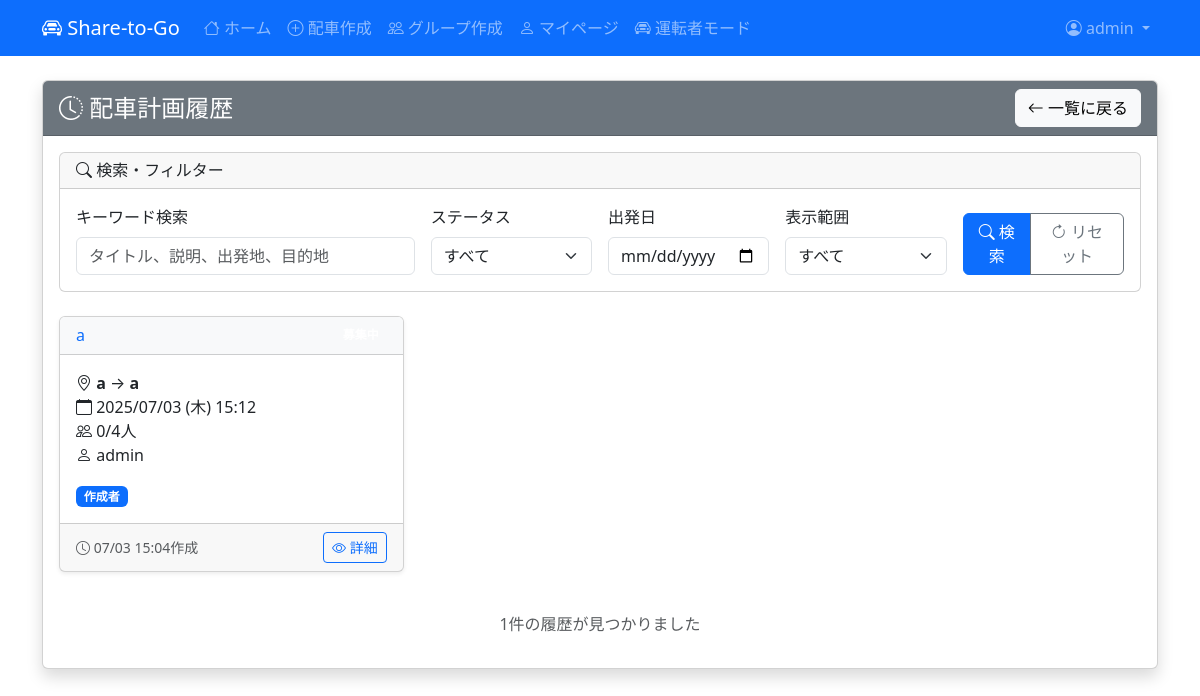
Page /history/ (signed in) on the committed database.
### rides/models.py (models this page shows, shortened)
class RidePlan(models.Model):
    STATUS_CHOICES = [
        ('active', '募集中'),
        ('full', '定員満員'),
        ('cancelled', 'キャンセル'),
        ('completed', '完了'),
    ]
    creator = models.ForeignKey(User, on_delete=models.CASCADE, verbose_name="作成者")
    groups = models.ManyToManyField(Group, verbose_name="表示グループ", blank=True)
    title = models.CharField(max_length=100, verbose_name="タイトル")
    description = models.TextField(blank=True, null=True, verbose_name="説明")
    departure_location = models.CharField(max_length=100, verbose_name="出発地")
    destination = models.CharField(max_length=100, verbose_name="目的地")
    departure_time = models.DateTimeField(verbose_name="出発日時")
    deadline_time = models.DateTimeField(verbose_name="締切日時", blank=True, null=True)
    max_participants = models.PositiveIntegerField(verbose_name="最大参加者数", default=4)
    price_per_person = models.PositiveIntegerField(blank=True, null=True, verbose_name="一人あたりの料金")
    status = models.CharField(
        max_length=20,
        choices=STATUS_CHOICES,
        default='active',
        verbose_name="ステータス"
    )
    delay_minutes = models.PositiveIntegerField(default=0, verbose_name="遅延時間（分）")
    is_delayed = models.BooleanField(default=False, verbose_name="遅延中")
    delay_updated_at = models.DateTimeField(auto_now=True, verbose_name="遅延情報更新日時")
    delay_possibility = models.BooleanField(default=False, verbose_name="遅延の可能性あり")
    delay_possibility_updated_at = models.DateTimeField(auto_now=True, verbose_name="遅延可能性更新日時")
    created_at = models.DateTimeField(auto_now_add=True, verbose_name="作成日時")
    updated_at = models.DateTimeField(auto_now=True, verbose_name="更新日時")
    class Meta:
        verbose_name = "配車計画"
        verbose_name_plural = "配車計画"
        ordering = ['-created_at']
    @property
    def current_participants(self):
        return self.participation_set.filter(status='confirmed').count()

### rides/views.py (the view, shortened to what this page needs)
# urls.py: path('history/', views.history_view, name='history'),
def history_view(request):
    if not request.user.is_authenticated:
        messages.error(request, 'ログインが必要です。')
        return redirect('rides:login')
    current_time = timezone.now()
    deadline_passed = models.Q(
        models.Q(deadline_time__isnull=True, departure_time__lte=current_time + timezone.timedelta(hours=1)) |
        models.Q(deadline_time__isnull=False, deadline_time__lte=current_time)
    )
    completed_rides = RidePlan.objects.filter(
        models.Q(status__in=['completed', 'cancelled']) |
        models.Q(status='active') & deadline_passed
    ).select_related('creator').order_by('-departure_time')
    search_query = request.GET.get('search', '')
    status_filter = request.GET.get('status', '')
    if status_filter:
        completed_rides = completed_rides.filter(status=status_filter)
    date_filter = request.GET.get('date', '')
    if date_filter:
        completed_rides = completed_rides.filter(departure_time__date=date_filter)
    my_rides_only = request.GET.get('my_rides', '')
    if my_rides_only:
        completed_rides = completed_rides.filter(creator=request.user)
    context = {
        'rides': completed_rides,
        'search_query': search_query,
        'status_filter': status_filter,
        'date_filter': date_filter,
        'my_rides_only': my_rides_only,
    }
    return render(request, 'rides/history.html', context)

### rides/templates/rides/history.html (shortened to what this page needs)
{% extends 'rides/base.html' %}
{% block content %}
<div class="row">
    <div class="col-12">
        <div class="card shadow">
            <div class="card-header bg-secondary text-white d-flex justify-content-between align-items-center">
                <h4 class="mb-0">
                    <i class="bi bi-clock-history"></i> 配車計画履歴
                </h4>
                <a href="{% url 'rides:index' %}" class="btn btn-light">
                    <i class="bi bi-arrow-left"></i> 一覧に戻る
                </a>
            </div>
            <div class="card-body">
                <div class="card mb-4">
                    <div class="card-header">
                        <h6 class="mb-0">
                            <i class="bi bi-search"></i> 検索・フィルター
                        </h6>
                    </div>
                    <div class="card-body">
                        <form method="get" class="row g-3">
                            <div class="col-md-4">
                                <label for="search" class="form-label">キーワード検索</label>
                                <input type="text" class="form-control" id="search" name="search"
                                       value="{{ search_query }}" placeholder="タイトル、説明、出発地、目的地">
                            </div>
                            <div class="col-md-2">
                                <label for="status" class="form-label">ステータス</label>
                                <select class="form-select" id="status" name="status">
                                    <option value="">すべて</option>
                                </select>
                            </div>
                            <div class="col-md-2">
                                <label for="date" class="form-label">出発日</label>
                                <input type="date" class="form-control" id="date" name="date"
                                       value="{{ date_filter }}">
                            </div>
                            <div class="col-md-2">
                                <label for="my_rides" class="form-label">表示範囲</label>
                                <select class="form-select" id="my_rides" name="my_rides">
                                    <option value="">すべて</option>
                                </select>
                            </div>
                            <div class="col-md-2 d-flex align-items-end">
                                <div class="btn-group w-100" role="group">
                                    <button type="submit" class="btn btn-primary">
                                        <i class="bi bi-search"></i> 検索
                                    </button>
                                    <a href="{% url 'rides:history' %}" class="btn btn-outline-secondary">
                                        <i class="bi bi-arrow-clockwise"></i> リセット
                                    </a>
                                </div>
                            </div>
                        </form>
                    </div>
                </div>
                {% if rides %}
                    <div class="row">
                        {% for ride in rides %}
                            <div class="col-md-6 col-lg-4 mb-4">
                                <div class="card h-100 shadow-sm">
                                    <div class="card-header bg-light">
                                        <div class="d-flex justify-content-between align-items-center">
                                            <h6 class="card-title mb-0">
                                                <a href="{% url 'rides:ride_detail' ride.id %}" class="text-decoration-none">
                                                    {{ ride.title }}
                                                </a>
                                            </h6>
                                            <span class="badge
                                                ">
                                            </span>
                                        </div>
                                    </div>
                                    <div class="card-body">
                                        <p class="card-text">
                                            <i class="bi bi-geo-alt"></i> <strong>{{ ride.departure_location }}</strong> → <strong>{{ ride.destination }}</strong><br>
                                            <i class="bi bi-calendar"></i> {{ ride.departure_time|date:"Y/m/d (D) H:i" }}<br>
                                            <i class="bi bi-people"></i> {{ ride.current_participants }}/{{ ride.max_participants }}人<br>
                                            <i class="bi bi-person"></i> {{ ride.creator.username }}
                                        </p>
                                        {% if ride.creator == user %}
                                            <span class="badge bg-primary">作成者</span>
                                        {% else %}
                                            <span class="badge bg-success">参加者</span>
                                        {% endif %}
                                    </div>
                                    <div class="card-footer">
                                        <div class="d-flex justify-content-between align-items-center">
                                            <small class="text-muted">
                                                <i class="bi bi-clock"></i> {{ ride.created_at|date:"m/d H:i" }}作成
                                            </small>
                                            <a href="{% url 'rides:ride_detail' ride.id %}" class="btn btn-outline-primary btn-sm">
                                                <i class="bi bi-eye"></i> 詳細
                                            </a>
                                        </div>
                                    </div>
                                </div>
                            </div>
                        {% endfor %}
                    </div>
                    <div class="text-center mt-3">
                        <p class="text-muted">{{ rides.count }}件の履歴が見つかりました</p>
                    </div>
                {% endif %}
            </div>
        </div>
    </div>
</div>
{% endblock %}

### rides/templates/rides/base.html (shortened to what this page needs)
<!DOCTYPE html>
<html lang="ja">
<head>
    <link href="https://cdn.jsdelivr.net/npm/bootstrap@5.3.0/dist/css/bootstrap.min.css" rel="stylesheet">
    <link href="https://cdn.jsdelivr.net/npm/bootstrap-icons@1.10.0/font/bootstrap-icons.css" rel="stylesheet">
</head>
<body>
    <nav class="navbar navbar-expand-lg navbar-dark bg-primary">
        <div class="container">
            <a class="navbar-brand" href="{% url 'rides:home' %}">
                <i class="bi bi-car-front"></i> Share-to-Go
            </a>
            <div class="collapse navbar-collapse" id="navbarNav">
                <ul class="navbar-nav me-auto">
                    <li class="nav-item">
                        <a class="nav-link" href="{% url 'rides:home' %}">
                            <i class="bi bi-house"></i> ホーム
                        </a>
                    </li>
                    {% if user.is_authenticated %}
                        <li class="nav-item">
                            <a class="nav-link" href="{% url 'rides:create_ride' %}">
                                <i class="bi bi-plus-circle"></i> 配車作成
                            </a>
                        </li>
                        <li class="nav-item">
                            <a class="nav-link" href="{% url 'rides:create_group' %}">
                                <i class="bi bi-people"></i> グループ作成
                            </a>
                        </li>
                        <li class="nav-item">
                            <a class="nav-link" href="{% url 'rides:profile' %}">
                                <i class="bi bi-person"></i> マイページ
                            </a>
                        </li>
                        <li class="nav-item">
                            <a class="nav-link" href="{% url 'rides:driver_mode_list' %}">
                                <i class="bi bi-car-front"></i> 運転者モード
                            </a>
                        </li>
                    {% endif %}
                </ul>
                <ul class="navbar-nav">
                    {% if user.is_authenticated %}
                        <li class="nav-item dropdown">
                            <a class="nav-link dropdown-toggle" href="#" id="navbarDropdown" role="button" data-bs-toggle="dropdown">
                                <i class="bi bi-person-circle"></i> {{ user.username }}
                            </a>
                        </li>
                    {% endif %}
                </ul>
            </div>
        </div>
    </nav>
    <main class="container mt-4">
        {% block content %}
        {% endblock %}
    </main>
</body>
</html>

### rows in the picture
RidePlan: title "a", departure_location "a", destination "a", departure_time "2025/07/03 (木) 15:12", current_participants "0", max_participants "4", creator.username "admin", shows "作成者", created_at "07/03 15:04"

### other values in the picture
{{ user.username }} "admin"
{{ rides.count }} "1"
